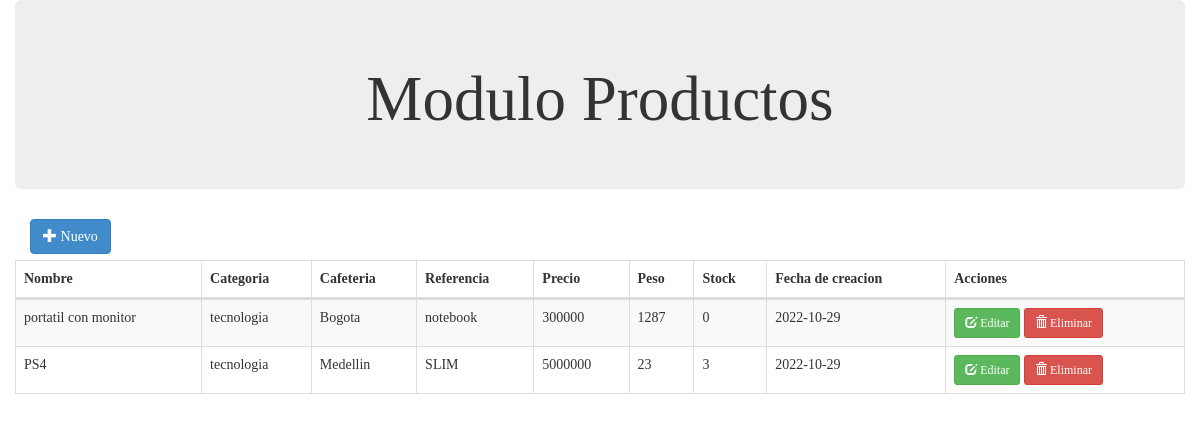
Screenshot of /registroalumnos.php with the database file from the repository.
### tables this page shows
CREATE TABLE `productos` (
  `id_producto` int(11) NOT NULL,
  `fk_id_categoria` int(11) DEFAULT NULL,
  `fk_id_cafeteria` int(11) DEFAULT NULL,
  `nombre` varchar(255) DEFAULT NULL,
  `referencia` varchar(100) DEFAULT NULL,
  `precio` int(11) DEFAULT NULL,
  `peso` int(11) DEFAULT NULL,
  `fecha_creacion` date DEFAULT NULL,
  `stock` int(11) DEFAULT NULL
);

CREATE TABLE `categorias` (
  `id_categoria` int(11) NOT NULL,
  `nombre` varchar(255) DEFAULT NULL,
  `descripcion` varchar(100) DEFAULT NULL,
  `fecha_creacion` date DEFAULT NULL
);

CREATE TABLE `sedecafeteria` (
  `id_cafeteria` int(11) NOT NULL,
  `nombre` varchar(255) DEFAULT NULL,
  `descripcion` varchar(100) DEFAULT NULL,
  `fecha_creacion` date DEFAULT NULL
);

### registroalumnos.php (the view, shortened to what this page needs)
<!DOCTYPE html>
<html>
<head>
    <link rel="stylesheet" type="text/css" href="bootstrap/css/bootstrap.min.css">
    <link rel="stylesheet" type="text/css" href="datatable/dataTable.bootstrap.min.css">
</head>
<body>
    <div class="container">
        <div class="row">
            <div class="jumbotron jumbotron-fluid">
                <div class="container">
                    <center>
                        <h1 class="display-4">Modulo Productos</h1>
                    </center>
                </div>
            </div>
            <div class="col-sm-12 ml-auto" >
                <a href="#addnew" data-toggle="modal" class="btn btn-primary"><span
                        class="glyphicon glyphicon-plus"></span> Nuevo</a>
            </div>
            <div class="row">
                <div class="col-sm-12">
                    <table id="myTable" class="table table-bordered table-striped">
                        <thead>
                            <th>Nombre</th>
                            <th>Categoria</th>
                            <th>Cafeteria</th>
                            <th>Referencia</th>
                            <th>Precio</th>
                            <th>Peso</th>
                            <th>Stock</th>
                            <th>Fecha de creacion</th>
                            <th>Acciones</th>
                        </thead>
                        <tbody>
                            <?php
                                include_once 'Conexion/connection.php';
                                $sql = "SELECT productos.id_producto, productos.nombre, categorias.nombre AS
                                categoria , sedecafeteria.nombre AS cafeteria,
                                productos.referencia, productos.precio, productos.peso, productos.stock,
                                productos.fecha_creacion FROM productos
                                INNER JOIN categorias ON categorias.id_categoria = productos.fk_id_categoria
                                INNER JOIN sedecafeteria  ON sedecafeteria.id_cafeteria = productos.fk_id_cafeteria;
                                ";
                                $query = $conn->query($sql);
                                while ($row = $query->fetch_assoc()) {
                                            echo
                                                "<tr>
                                            <td>" . $row['nombre'] . "</td>
                                            <td>" . $row['categoria'] . "</td>
                                            <td>" . $row['cafeteria'] . "</td>
                                            <td>" . $row['referencia'] . "</td>
                                            <td>" . $row['precio'] . "</td>
                                            <td>" . $row['peso'] . "</td>
                                            <td>" . $row['stock'] . "</td>
                                            <td>" . $row['fecha_creacion'] . "</td>
                                            <td>
                                                <a href='#edit_" . $row['id_producto'] . "' class='btn btn-success btn-sm' data-toggle='modal'><span class='glyphicon glyphicon-edit'></span> Editar</a>
                                                <a href='#delete_" . $row['id_producto'] . "' class='btn btn-danger btn-sm' data-toggle='modal'><span class='glyphicon glyphicon-trash'></span> Eliminar</a>
                                            </td>
                                        </tr>";
                                    include 'Edit/edit_delete_modal.php';
                                }
                            ?>
                </div>
            </div>
</body>
</body>
</html>

### Edit/edit_delete_modal.php (shortened to what this page needs)
</div>

### registroalumnos.php (style rules this page uses)
table, td, th, a, h1 { font-family: 'Courgette', cursive; }

### rows the page displays
productos: nombre "portatil con monitor", fk_id_categoria.nombre "tecnologia", fk_id_cafeteria.nombre "Bogota", referencia "notebook", precio "300000", peso "1287", stock "0", fecha_creacion "2022-10-29"
productos: nombre "PS4", fk_id_categoria.nombre "tecnologia", fk_id_cafeteria.nombre "Medellin", referencia "SLIM", precio "5000000", peso "23", stock "3", fecha_creacion "2022-10-29"
